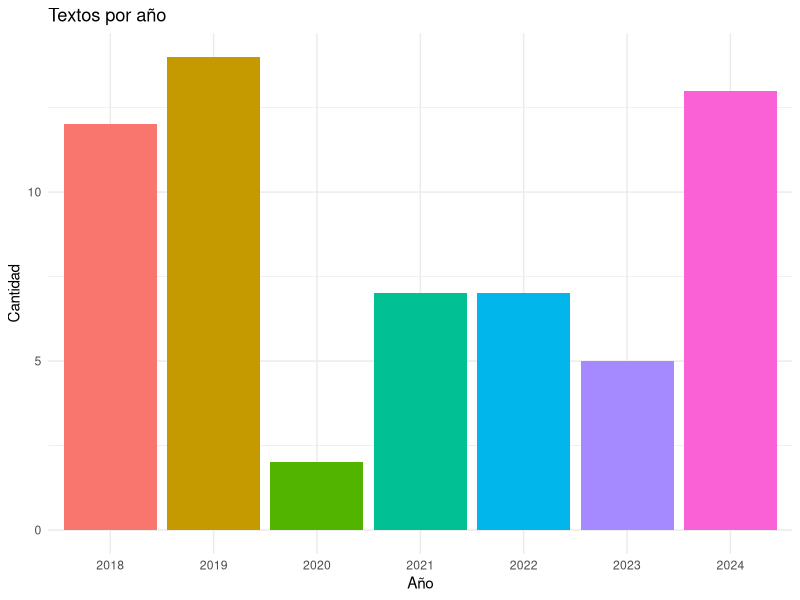
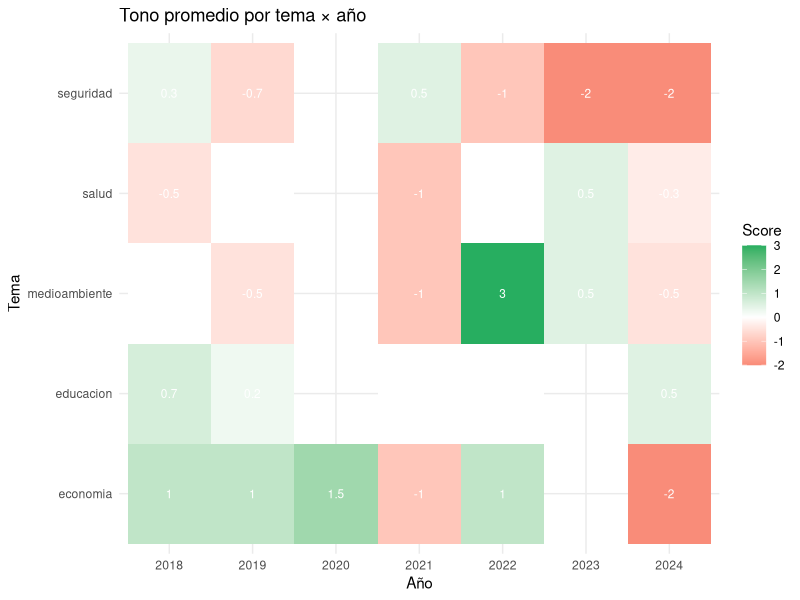

Reproduce these figures in R, in order.
## ---- chunk 1
library(tidyverse)
library(tidytext)
library(tm)

set.seed(2026)

textos <- read_csv("datos/textos_politicos.csv", show_col_types = FALSE)

stopwords_es <- tibble(palabra = tm::stopwords("spanish"))

tokens <- textos |>
  unnest_tokens(palabra, texto)

tokens_limpios <- tokens |>
  anti_join(stopwords_es, by = "palabra") |>
  filter(!str_detect(palabra, "^[0-9]+$"),
         nchar(palabra) > 2)
## ---- chunk 2
textos |>
  count(anio) |>
  ggplot(aes(x = factor(anio), y = n, fill = factor(anio))) +
  geom_col() +
  labs(title = "Textos por año",
       x = "Año", y = "Cantidad") +
  theme_minimal() +
  theme(legend.position = "none")
## ---- chunk 3
longitudes <- tokens |>
  count(id, name = "n_tokens")

# Texto más corto
mas_corto <- longitudes |> slice_min(n_tokens, n = 1, with_ties = FALSE)
mas_corto

# Texto más largo
mas_largo <- longitudes |> slice_max(n_tokens, n = 1)
mas_largo

# Contenido de ambos
textos |> filter(id %in% c(mas_corto$id, mas_largo$id)) |> select(id, tema, texto)
## ---- chunk 4
bigramas <- textos |>
  unnest_tokens(par, texto, token = "ngrams", n = 2) |>
  separate(par, c("palabra1", "palabra2"), sep = " ") |>
  filter(!palabra1 %in% stopwords_es$palabra,
         !palabra2 %in% stopwords_es$palabra,
         !str_detect(palabra1, "^[0-9]+$"),
         !str_detect(palabra2, "^[0-9]+$")) |>
  unite("bigrama", palabra1, palabra2, sep = " ") |>
  count(bigrama, sort = TRUE) |>
  head(10)

bigramas
## ---- chunk 5
# Top 10 por frecuencia bruta (todo el corpus)
tokens_limpios |>
  count(palabra, sort = TRUE) |>
  head(10)

# Top 3 por tema según TF-IDF
tokens_limpios |>
  count(tema, palabra) |>
  bind_tf_idf(palabra, tema, n) |>
  group_by(tema) |>
  slice_max(tf_idf, n = 3) |>
  arrange(tema, desc(tf_idf)) |>
  select(tema, palabra, tf_idf)
## ---- chunk 6
tokens_limpios |>
  count(anio, palabra) |>
  bind_tf_idf(palabra, anio, n) |>
  group_by(anio) |>
  slice_max(tf_idf, n = 3) |>
  arrange(anio, desc(tf_idf)) |>
  select(anio, palabra, tf_idf)
## ---- chunk 7
bigramas_tema <- textos |>
  unnest_tokens(par, texto, token = "ngrams", n = 2) |>
  separate(par, c("palabra1", "palabra2"), sep = " ") |>
  filter(!palabra1 %in% stopwords_es$palabra,
         !palabra2 %in% stopwords_es$palabra,
         !str_detect(palabra1, "^[0-9]+$"),
         !str_detect(palabra2, "^[0-9]+$")) |>
  unite("bigrama", palabra1, palabra2, sep = " ") |>
  count(tema, bigrama) |>
  bind_tf_idf(bigrama, tema, n)

bigramas_tema |>
  group_by(tema) |>
  slice_max(tf_idf, n = 3, with_ties = FALSE) |>
  arrange(tema, desc(tf_idf)) |>
  select(tema, bigrama, n, tf_idf)
## ---- chunk 8
positivas <- c("crecimiento", "mejora", "mejorado", "oportunidad", "fortalecido",
               "innovadores", "renovables", "sólido", "beneficio", "avance",
               "estabilizar", "reducir", "éxito", "progreso", "esperanza",
               "desarrollo", "inversión", "expansión", "estable", "positivo",
               "consolidación", "fortalecimiento", "incremento", "modernización",
               "inclusión", "sustentable", "eficiente", "transparencia",
               "participación", "cooperación", "innovación", "competitividad")

negativas <- c("crisis", "inflación", "pobreza", "violencia", "amenaza",
               "problema", "deuda", "riesgo", "deficiencias", "grave",
               "crimen", "narcotráfico", "deforestación", "informalidad",
               "inseguridad", "contaminación", "desempleo", "vulnerables",
               "corrupción", "recesión", "desigualdad", "exclusión",
               "abandono", "fracaso", "estancamiento", "deterioro",
               "marginación", "represión", "polarización", "fragmentación",
               "atraso", "conflicto", "tensión", "deficiente", "precario")

cat("Positivas:", length(positivas), "  Negativas:", length(negativas), "\n")
## ---- chunk 9
sentimiento_doc <- tokens_limpios |>
  mutate(valencia = case_when(
    palabra %in% positivas ~  1L,
    palabra %in% negativas ~ -1L,
    TRUE ~ 0L
  )) |>
  group_by(id, pais) |>
  summarise(score = sum(valencia), .groups = "drop")

sentimiento_pais <- sentimiento_doc |>
  group_by(pais) |>
  summarise(
    n_textos = n(),
    score_promedio = round(mean(score), 2),
    .groups = "drop"
  ) |>
  arrange(score_promedio)

sentimiento_pais
## ---- chunk 10
doc_mas_positivo <- sentimiento_doc |>
  arrange(desc(score)) |>
  head(1)

doc_mas_positivo

textos |>
  filter(id == doc_mas_positivo$id) |>
  select(id, tema, pais, anio, texto)
## ---- chunk 11
sentimiento_tema_anio <- tokens_limpios |>
  mutate(valencia = case_when(
    palabra %in% positivas ~  1L,
    palabra %in% negativas ~ -1L,
    TRUE ~ 0L
  )) |>
  group_by(id, tema, anio) |>
  summarise(score = sum(valencia), .groups = "drop") |>
  group_by(tema, anio) |>
  summarise(score_promedio = mean(score), .groups = "drop")

ggplot(sentimiento_tema_anio,
       aes(x = factor(anio), y = tema, fill = score_promedio)) +
  geom_tile() +
  geom_text(aes(label = round(score_promedio, 1)), color = "white", size = 3) +
  scale_fill_gradient2(low = "#E74C3C", mid = "white", high = "#27AE60",
                      midpoint = 0) +
  labs(title = "Tono promedio por tema × año",
       x = "Año", y = "Tema", fill = "Score") +
  theme_minimal()
## ---- chunk 12
ancla <- list(
  economia      = c("crecimiento", "inflación", "empleo", "pib", "mercado",
                    "inversión", "fiscal", "monetaria", "desempleo"),
  educacion     = c("estudiantes", "docentes", "escuelas", "universidad",
                    "educativa", "alumnos", "aprendizaje", "escolar"),
  salud         = c("hospitales", "vacunación", "pandemia", "médicos",
                    "sanitaria", "enfermedades", "covid"),
  seguridad     = c("violencia", "crimen", "policía", "delincuencia",
                    "narcotráfico", "robos", "inseguridad"),
  medioambiente = c("deforestación", "biodiversidad", "bosque", "clima",
                    "renovables", "contaminación", "sustentable")
)

# Para cada documento, contar palabras de cada ancla
clasificacion <- tokens_limpios |>
  mutate(tema_predicho = case_when(
    palabra %in% ancla$economia      ~ "economia",
    palabra %in% ancla$educacion     ~ "educacion",
    palabra %in% ancla$salud         ~ "salud",
    palabra %in% ancla$seguridad     ~ "seguridad",
    palabra %in% ancla$medioambiente ~ "medioambiente",
    TRUE ~ NA_character_
  )) |>
  filter(!is.na(tema_predicho)) |>
  count(id, tema_predicho) |>
  group_by(id) |>
  slice_max(n, n = 1, with_ties = FALSE) |>
  ungroup() |>
  left_join(textos |> select(id, tema_real = tema), by = "id")

# Matriz de confusión
conf_mat <- table(Real = clasificacion$tema_real, Predicho = clasificacion$tema_predicho)
conf_mat

# Accuracy
accuracy <- sum(diag(conf_mat)) / sum(conf_mat)
cat("Accuracy:", round(accuracy, 3), "\n")
